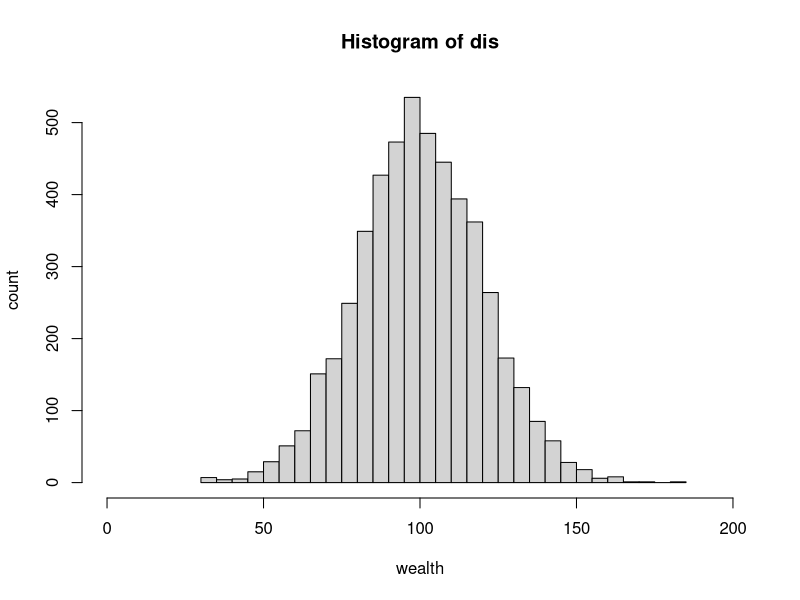
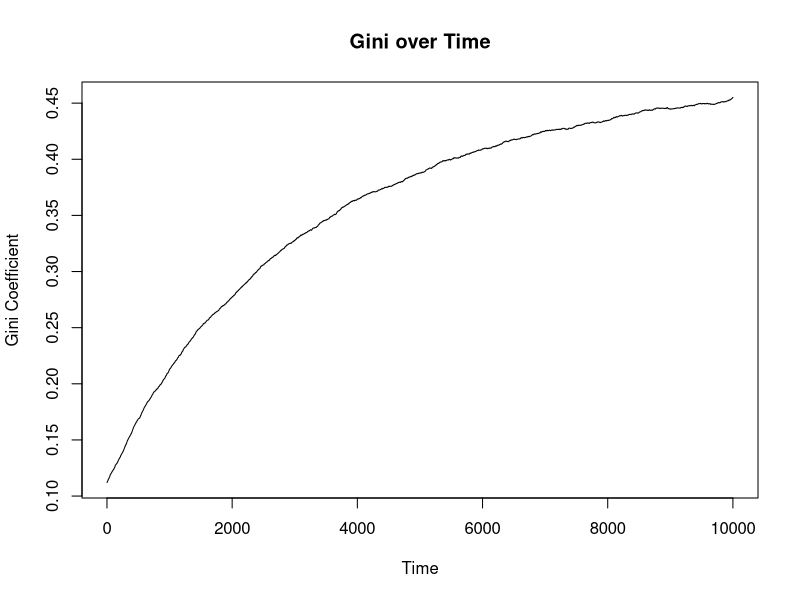
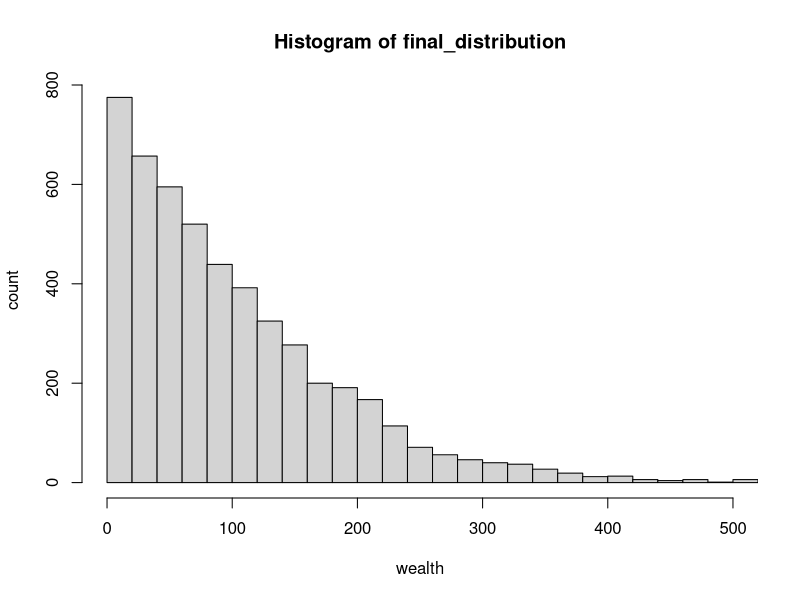

The R source for these figures, in order:
## ---- chunk 1
N <- 5000 # 5000 actors in the population
MU <- 100 # mean wealth = 100
dis <- rnorm(N, mean = MU, sd = MU/5)
## ---- chunk 2
gini <- function(dis) {
  y <- sort(dis)  # sortiere die Verteilung
  n <- length(y)  # Anzahl der Beobachtungen
  numer <- sum((2 * (1:n) - n - 1) * y)
  denom <- n * sum(y)
  gini <- numer / denom  # Gini-Koeffizient
  return(gini)
}

## ---- chunk 3
hist(dis, xlab = "wealth", ylab = "count", breaks = 30, xlim = c(0, 200))
## ---- chunk 4
random_split <- function(A, B) {
  # Gesamtbetrag im Topf
  pot <- A + B
  
  # Zufällige Aufteilung des Topfes
  share <- runif(1, 0, pot) # 1 Zufallszahl erzeugen, 0 = Minimum, pot = Maximum
  
  # Rückgabe der beiden Anteile
  return(c(share, pot - share))
}
random_split(100, 100)
## ---- chunk 5
anyone <- function(N) {
  return(sample(1:N, 2))  # Nimmt 2 zufällige, eindeutige Zahlen aus 1 bis N
}

# My initial idea: sample(length(y), 2) # random sample from the distribution (index number)
## ---- chunk 6
step <- function(dis, transaction = random_split, interaction = anyone) {
  # Zwei zufällige Individuen auswählen
  indices <- interaction(length(dis))
  i <- indices[1]
  j <- indices[2]
  
  # Transaktion durchführen und neue Verteilung speichern
  dis[c(i, j)] <- transaction(dis[i], dis[j])
  
  return(dis)
}

simulate <- function(dis, T, step_function = step, transaction = random_split, interaction = anyone) {
  populations <- list(dis)  # Kopie der Population zu Beginn
  
  # Schleife für T Schritte
  for (t in seq_len(T)) {
    dis <- step_function(dis, transaction, interaction)
    populations[[t + 1]] <- dis  # Speichert die Population nach jedem Schritt
  }
  
  return(populations)
}


T <- 10000  # Anzahl der Schritte
result <- simulate(dis, T)

gini_over_time <- sapply(result, gini)

## ---- chunk 7
# Plot des Gini-Koeffizienten über die Zeit
plot(gini_over_time, type = "l", xlab = "Time", ylab = "Gini Coefficient", main = "Gini over Time")
## ---- chunk 8
final_distribution <- result[[T + 1]]  # Verteilung nach T Schritten
hist(final_distribution, xlab = "wealth", ylab = "count", breaks = 30, xlim = c(0, 500))

